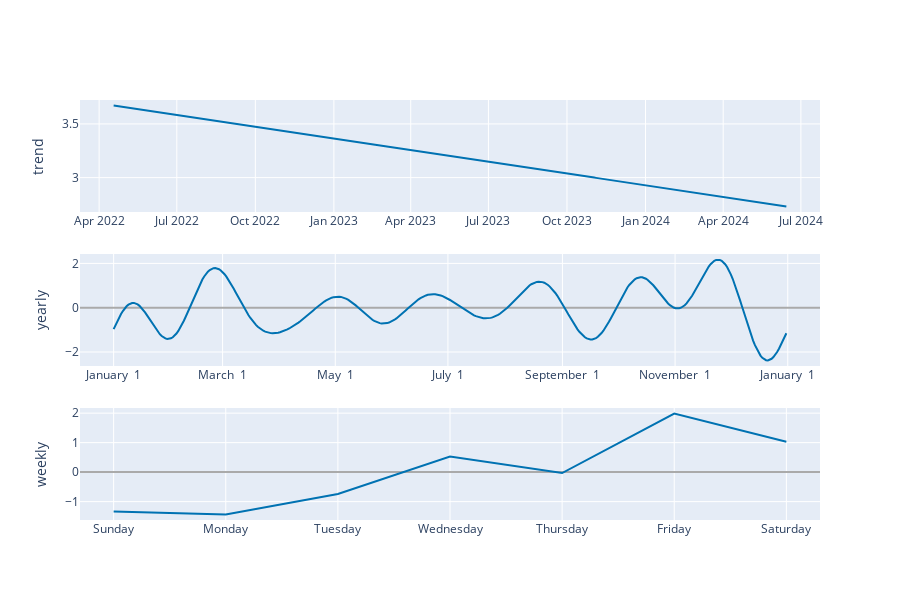

This figure's notebook cell:
### Code cell
plot_components_plotly(m, forecast)

### Figure 1 — Plotly figure (JSON) as saved in the notebook; plotly's stock layout.template omitted (floating-point values rounded to 4 significant figures; data arrays with more than 128 entries replaced by an {"elided": "..."} marker saying what was removed)
{"data": [{"line": {"color": "#0072B2", "width": 2}, "mode": "lines", "name": "trend", "type": "scatter", "x": {"elided": "244 str values"}, "xaxis": "x", "y": {"elided": "244 float values"}, "yaxis": "y"}, {"line": {"color": "rgba(0, 114, 178, 0.2)", "width": 0}, "mode": "lines", "name": "trend_upper", "type": "scatter", "x": {"elided": "244 str values"}, "xaxis": "x", "y": {"elided": "244 float values"}, "yaxis": "y"}, {"fill": "tonexty", "fillcolor": "rgba(0, 114, 178, 0.2)", "line": {"color": "rgba(0, 114, 178, 0.2)", "width": 0}, "mode": "lines", "name": "trend_lower", "type": "scatter", "x": {"elided": "244 str values"}, "xaxis": "x", "y": {"elided": "244 float values"}, "yaxis": "y"}, {"line": {"color": "#0072B2", "width": 2}, "mode": "lines", "name": "yearly", "type": "scatter", "x": {"elided": "365 str values"}, "xaxis": "x2", "y": {"elided": "365 float values"}, "yaxis": "y2"}, {"line": {"color": "#0072B2", "width": 2}, "mode": "lines", "name": "weekly", "type": "scatter", "x": ["2017-01-01T00:00:00", "2017-01-02T00:00:00", "2017-01-03T00:00:00", "2017-01-04T00:00:00", "2017-01-05T00:00:00", "2017-01-06T00:00:00", "2017-01-07T00:00:00"], "xaxis": "x3", "y": [-1.336, -1.434, -0.7424, 0.5258, -0.0299, 1.985, 1.031], "yaxis": "y3"}], "layout": {"height": 600, "showlegend": false, "width": 900, "xaxis": {"anchor": "y", "domain": [0, 1], "range": ["2022-03-09T14:24:00", "2024-07-23T09:36:00"], "type": "date"}, "xaxis2": {"anchor": "y2", "domain": [0, 1], "range": ["2016-12-13T18:54:02.958904115", "2018-01-18T11:04:57.863013581"], "tickformat": "%B %e", "type": "date"}, "xaxis3": {"anchor": "y3", "domain": [0, 1], "range": ["2016-12-31T16:48:00", "2017-01-07T07:12:00"], "tickformat": "%A", "type": "date"}, "yaxis": {"anchor": "x", "domain": [0.7333, 1], "rangemode": "normal", "title": {"text": "trend"}, "zerolinecolor": "#AAA"}, "yaxis2": {"anchor": "x2", "domain": [0.3667, 0.6333], "title": {"text": "yearly"}, "zerolinecolor": "#AAA"}, "yaxis3": {"anchor": "x3", "domain": [0, 0.2667], "title": {"text": "weekly"}, "zerolinecolor": "#AAA"}}}
